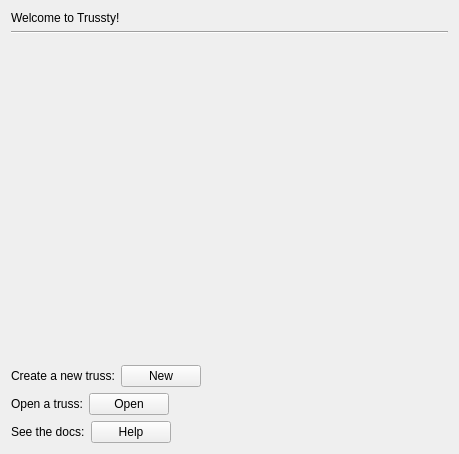
<?xml version="1.0" encoding="UTF-8"?>
<ui version="4.0">
 <class>StartPage</class>
 <widget class="QWidget" name="StartPage">
  <property name="geometry">
   <rect>
    <x>0</x>
    <y>0</y>
    <width>459</width>
    <height>454</height>
   </rect>
  </property>
  <property name="windowTitle">
   <string>Start Page</string>
  </property>
  <layout class="QVBoxLayout" name="verticalLayout">
   <item>
    <widget class="QLabel" name="welcomLabel">
     <property name="text">
      <string>Welcome to Trussty!</string>
     </property>
    </widget>
   </item>
   <item>
    <widget class="Line" name="line">
     <property name="orientation">
      <enum>Qt::Horizontal</enum>
     </property>
    </widget>
   </item>
   <item>
    <spacer name="verticalSpacer">
     <property name="orientation">
      <enum>Qt::Vertical</enum>
     </property>
     <property name="sizeHint" stdset="0">
      <size>
       <width>20</width>
       <height>40</height>
      </size>
     </property>
    </spacer>
   </item>
   <item>
    <layout class="QHBoxLayout" name="horizontalLayout">
     <item>
      <widget class="QLabel" name="newLabel">
       <property name="text">
        <string>Create a new truss:</string>
       </property>
      </widget>
     </item>
     <item>
      <widget class="QPushButton" name="newButton">
       <property name="text">
        <string>New</string>
       </property>
      </widget>
     </item>
     <item>
      <spacer name="horizontalSpacer">
       <property name="orientation">
        <enum>Qt::Horizontal</enum>
       </property>
       <property name="sizeHint" stdset="0">
        <size>
         <width>40</width>
         <height>20</height>
        </size>
       </property>
      </spacer>
     </item>
    </layout>
   </item>
   <item>
    <layout class="QHBoxLayout" name="horizontalLayout_2">
     <item>
      <widget class="QLabel" name="openLabel">
       <property name="text">
        <string>Open a truss:</string>
       </property>
      </widget>
     </item>
     <item>
      <widget class="QPushButton" name="openButton">
       <property name="text">
        <string>Open</string>
       </property>
      </widget>
     </item>
     <item>
      <spacer name="horizontalSpacer_2">
       <property name="orientation">
        <enum>Qt::Horizontal</enum>
       </property>
       <property name="sizeHint" stdset="0">
        <size>
         <width>40</width>
         <height>20</height>
        </size>
       </property>
      </spacer>
     </item>
    </layout>
   </item>
   <item>
    <layout class="QHBoxLayout" name="horizontalLayout_3">
     <item>
      <widget class="QLabel" name="docsLabel">
       <property name="text">
        <string>See the docs:</string>
       </property>
      </widget>
     </item>
     <item>
      <widget class="QPushButton" name="docsButton">
       <property name="text">
        <string>Help</string>
       </property>
      </widget>
     </item>
     <item>
      <spacer name="horizontalSpacer_3">
       <property name="orientation">
        <enum>Qt::Horizontal</enum>
       </property>
       <property name="sizeHint" stdset="0">
        <size>
         <width>40</width>
         <height>20</height>
        </size>
       </property>
      </spacer>
     </item>
    </layout>
   </item>
  </layout>
 </widget>
 <resources/>
 <connections/>
</ui>
